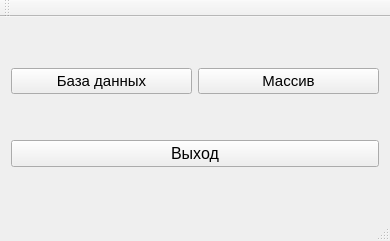
<?xml version="1.0" encoding="UTF-8"?>
<ui version="4.0">
 <class>MainWindow</class>
 <widget class="QMainWindow" name="MainWindow">
  <property name="geometry">
   <rect>
    <x>0</x>
    <y>0</y>
    <width>390</width>
    <height>241</height>
   </rect>
  </property>
  <property name="windowTitle">
   <string>Сортировка</string>
  </property>
  <widget class="QWidget" name="centralWidget">
   <layout class="QGridLayout" name="gridLayout">
    <item row="0" column="0">
     <layout class="QHBoxLayout" name="horizontalLayout">
      <item>
       <widget class="QPushButton" name="BaseOfData">
        <property name="font">
         <font>
          <pointsize>11</pointsize>
         </font>
        </property>
        <property name="text">
         <string>База данных</string>
        </property>
       </widget>
      </item>
      <item>
       <widget class="QPushButton" name="Arrays">
        <property name="font">
         <font>
          <pointsize>11</pointsize>
         </font>
        </property>
        <property name="text">
         <string>Массив</string>
        </property>
       </widget>
      </item>
     </layout>
    </item>
    <item row="1" column="0">
     <widget class="QPushButton" name="pushButton">
      <property name="font">
       <font>
        <pointsize>12</pointsize>
       </font>
      </property>
      <property name="text">
       <string>Выход</string>
      </property>
     </widget>
    </item>
   </layout>
  </widget>
  <widget class="QMenuBar" name="menuBar">
   <property name="geometry">
    <rect>
     <x>0</x>
     <y>0</y>
     <width>390</width>
     <height>21</height>
    </rect>
   </property>
  </widget>
  <widget class="QToolBar" name="mainToolBar">
   <attribute name="toolBarArea">
    <enum>TopToolBarArea</enum>
   </attribute>
   <attribute name="toolBarBreak">
    <bool>false</bool>
   </attribute>
  </widget>
  <widget class="QStatusBar" name="statusBar"/>
 </widget>
 <layoutdefault spacing="6" margin="11"/>
 <resources/>
 <connections/>
</ui>
